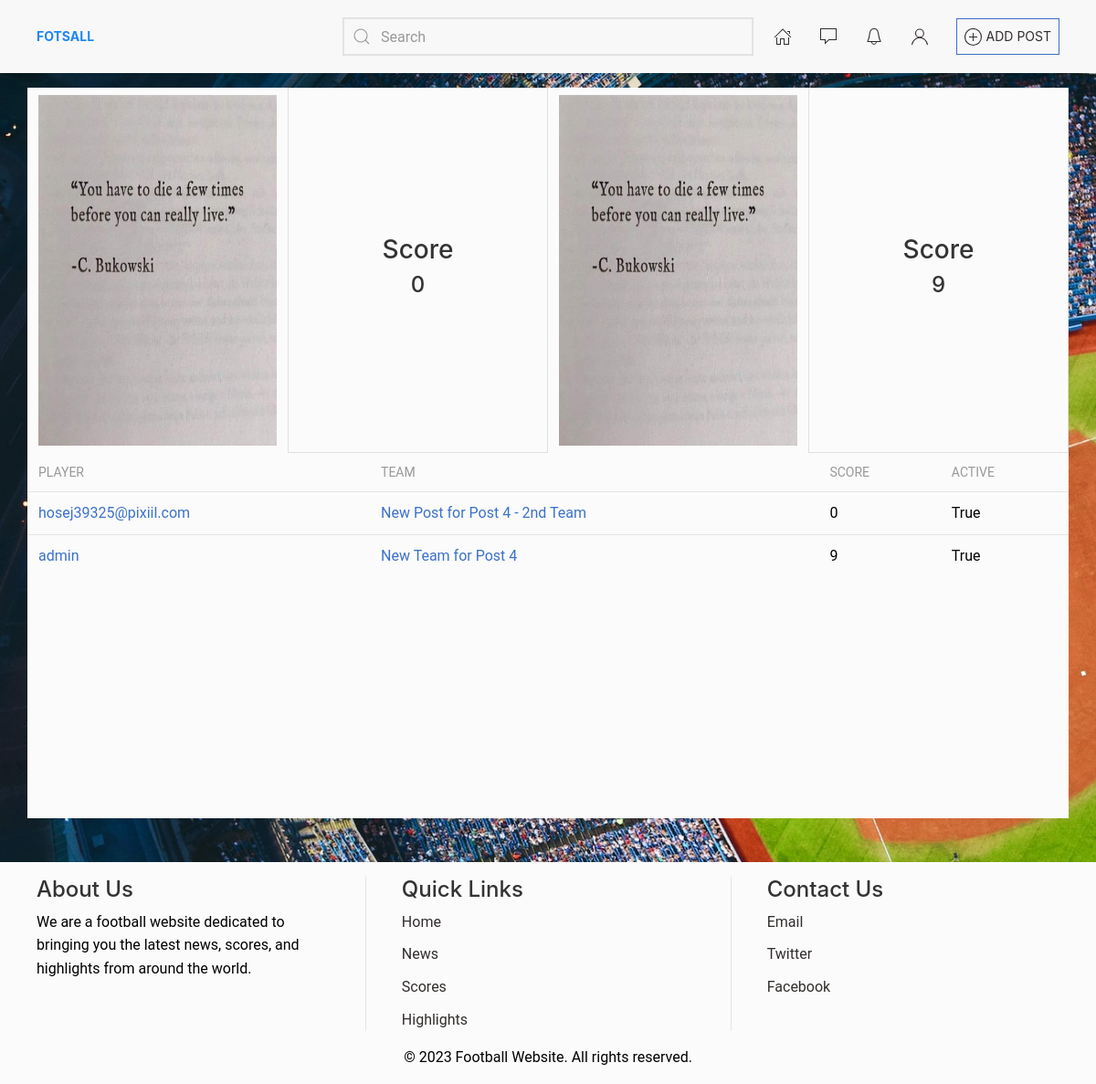
/match-detail/2/2/, run on the app's committed database.
### futsal/models.py (models this page shows, shortened)
class Match(CreateUpdatedModelMixin,models.Model):
    post = models.ForeignKey("Post",related_name="post_matches",on_delete=models.CASCADE)
    title = models.CharField(max_length=240)
    team_1 = models.ForeignKey("Team",related_name="team1_match",on_delete=models.CASCADE)
    team_2 = models.ForeignKey("Team",related_name="team2_match",on_delete=models.CASCADE)
    draw = models.BooleanField(default=False)
    completed = models.BooleanField(default=False)
    watchers = models.PositiveBigIntegerField(default=0)
    winner = models.ForeignKey("Team",related_name="winner_matches",on_delete=models.SET_NULL,null=True,blank=True)

class Team(CreateUpdatedModelMixin,models.Model):
    post = models.ForeignKey("Post",on_delete=models.CASCADE,related_name="post_teams")
    team_image = models.ImageField(upload_to="team_image/")
    title = models.CharField(max_length=240)
    players = models.ManyToManyField("auth.User", through="Players",related_name="player_teams")
    score = models.PositiveBigIntegerField(default=0)
    match_completed = models.BooleanField(default=False)
    def all_players(self):
        return Players.objects.filter(post=self.post,team=self)

class Players(CreateUpdatedModelMixin,models.Model):
    post = models.ForeignKey("Post",related_name="post_players",on_delete=models.CASCADE)
    team = models.ForeignKey("Team",related_name="team_player",on_delete=models.CASCADE)
    match = models.ForeignKey("Match",on_delete=models.SET_NULL,null=True,blank=True)
    player = models.ForeignKey("auth.User",related_name="player_scores",on_delete=models.CASCADE)
    score = models.PositiveBigIntegerField(default=0)
    active = models.BooleanField(default=True)

### futsal/views.py (the view)
# urls.py: path('match-detail/<int:pk>/<int:pk_match>/',views.MatchDetailView.as_view(),name="match-detail"),
class MatchDetailView(mixins.GetPostMixin,generic.ListView):
    template_name = "pages/match-detail.html"
    model = models.Match
    pk_url_kwarg = "pk_match"
    context_object_name = "match"
    def get_match(self):
        if not hasattr(self,"match_instance"):
            self.match_instance = get_object_or_404(self.model,id=self.kwargs.get(str(self.pk_url_kwarg)))
        return self.match_instance
    def get_context_data(self, **kwargs):
        context = super().get_context_data(**kwargs)
        context[self.context_object_name] = self.get_match()
        return context

### core/context.py (called while the page is built)
def app_context(request):
    context = dict()
    context["is_htmx"] = None
    if request.META.get('HTTP_HX_REQUEST') == "true":
       context["is_htmx"] = True
    else:
       context["is_htmx"] = False
    context["current_view"] = request.resolver_match.view_name
    context["current_url"] = reverse_lazy(request.resolver_match.view_name)
    return context

### futsal/mixins.py (called while the page is built)
    def get_post(self):
        pk_post = self.kwargs.get("pk")
        if not hasattr(self,"post_obj"):
            self.post_obj = get_object_or_404(models.Post,id=pk_post)
        return self.post_obj

    def get_context_data(self, **kwargs):
        context = super().get_context_data(**kwargs)
        context[self.post_context_object_name] = self.get_post()
        return context

### futsal/models.py (called while the page is built)
    def get_gm_object(self):
        if not hasattr(self,"game_object"):
            self.game_object = GameManager.objects.filter(post=self)
        return self.game_object

    def get_cordinator_object(self):
        if not hasattr(self,"cor_object"):
            self.cor_object = Coordinator.objects.filter(post=self)
        return self.cor_object

    def get_cordinator_obj(self):
        if not hasattr(self,"selected_cordinator"):
            qs = self.get_cordinator_object()
            self.selected_cordinator = qs.filter(selected=True).distinct().first()
        return self.selected_cordinator

    def get_gm_obj(self):
        if not hasattr(self,"selected_gm"):
            qs = self.get_gm_object()
            self.selected_gm = qs.filter(selected=True).distinct().first()
        return self.selected_gm

    def get_cordinator_user(self):
        cor_object = self.get_cordinator_obj()
        if cor_object:
            return cor_object.coordinator
        return None

    def get_gm_user(self):
        gm_object = self.get_gm_obj()
        if gm_object:
            return gm_object.game_manager
        return None

### templates/pages/match-detail.html (shortened to what this page needs)
{% extends 'base.html' %}
{% block content %}
    <div class="container min-vh-100 bg-light">
        <div class="row p-0 justify-content-between flex-row position-relative" style="height:400px !important;max-height:400px !important">
            <div class="h-100 col-6" >
                <div class="row">
                    <div class="col-6">
                        <img src="{{match.team_1.team_image.url}}" class="py-2" alt="" style="height:400px;max-height:400px">
                    </div>
                    <div class="col-6 border">
                        <div class="row align-items-center h-100">
                            <div class="col-12">
                                <h3 class="text-center">Score</h3>
                                <h4 class="text-center">{{match.team_1.score}}</h4>
                            </div>
                        </div>
                    </div>
                </div>
            </div>
            <div class="h-100 col-6">
                <div class="row">
                    <div class="col-6">
                        <img src="{{match.team_2.team_image.url}}" class="py-2" alt="" style="height:400px;max-height:400px">
                    </div>
                    <div class="col-6 border">
                        <div class="row align-items-center h-100">
                            <div class="col-12">
                                <h3 class="text-center">Score</h3>
                                <h4 class="text-center">{{match.team_2.score}}</h4>
                            </div>
                        </div>
                    </div>
                </div>
             </div>
        </div>
        <div class="row">
            {% if match.team_1.all_players %}
            <table class="uk-table uk-table-small uk-table-divider">
                <thead>
                    <tr>
                        <th>Player</th>
                        <th>Team</th>
                        <th>Score</th>
                        <th>Active</th>
                    </tr>
                </thead>
                <tbody>
                    {% for player in match.team_1.all_players %}
                    <tr>
                        <td>
                            <a href="{% url 'profile' player.id  %}">
                            {{player.player}}
                            </a>
                        </td>
                        <td>
                            <a href="{% url 'team-detail' post.id match.team_1.id %}">
                                {{player.team.title}}
                            </a>
                        </td>
                        <td>
                            {{player.score}}
                        </td>
                        <td>
                            {{player.active}}
                        </td>
                    </tr>
                    {% endfor %}
                    {% for player in match.team_2.all_players %}
                    <tr>
                        <td>
                            <a href="{% url 'profile' player.id  %}">
                            {{player.player}}
                            </a>
                        </td>
                        <td>
                            <a href="{% url 'team-detail' post.id match.team_1.id %}">
                                {{player.team.title}}
                            </a>
                        </td>
                        <td>
                            {{player.score}}
                        </td>
                        <td>
                            {{player.active}}
                        </td>
                    </tr>
                    {% endfor %}
                </tbody>
            </table>
            {% else %}
            <div class="p-3">
                <h4>No results.</h4>
                <hr>
                <p>No players have been assigned to match team</p>
            </div>
            {% endif %}
        </div>
    </div>
{% endblock content %}

### static/css/app.css (style rules this page uses)
body { min-height: 100vh; color:black !important; }
body { min-height: 100vh !important; background: url("/static/images/home.jpg"); background-size: cover !important; background-position: center !important; margin: 0 !important; padding: 0 !important; }

### data on the page
Match: team_1.team_image (picture), team_1.score "0", team_2.team_image (picture), team_2.score "9"
Players: player "hosej39325@pixiil.com", team "New Post for Post 4 - 2nd Team", score "0", active "True"
Players: player "admin", team "New Team for Post 4", score "9", active "True"
